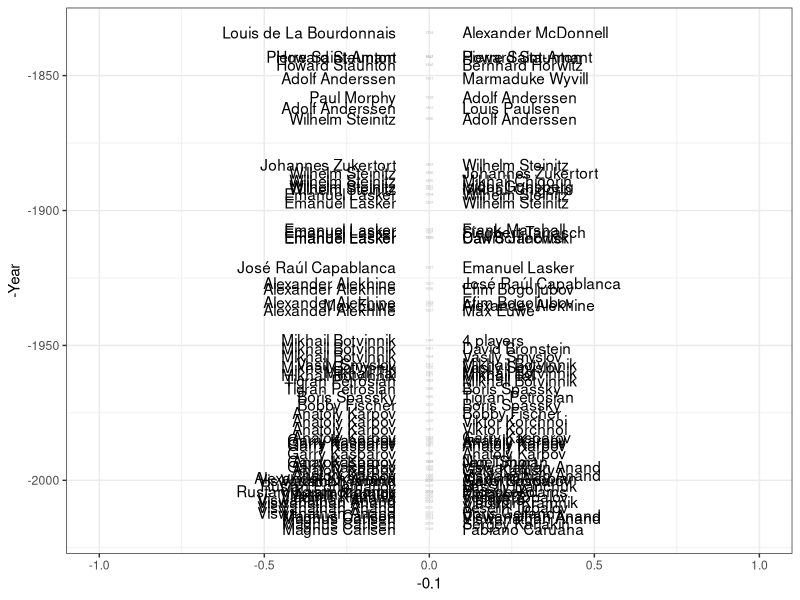
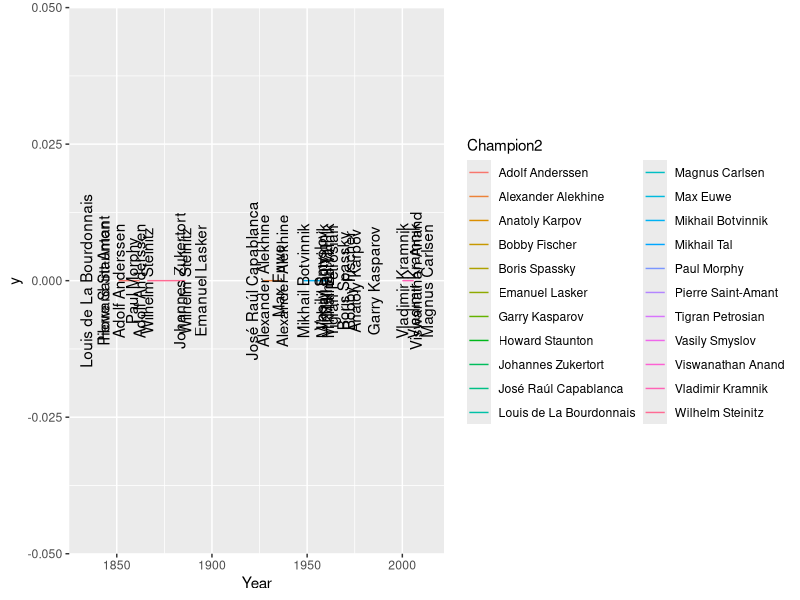

R code for these plots, in order:
# Data import ----
a <- readLines("Chess WC/Data/wc_matches.csv", encoding = "UTF-8")

dat_matches <- c(a[1], a[substr(a, 1, 1) %in% c(1:2)])
dat_matches <- read.csv(text = dat_matches, sep = ";", stringsAsFactors = F)

names(dat_matches) <- c("Year", "Host country", "Host city", "Champion", 
                        "Runner-up", "Won", "Lost", "Draw", "Format", "Comment 1", "Comments 2")

dat_matches$`Status` <- rep(c("Unofficial", "Official WCC", "Official FIDE WCC", "Classical WCC", "FIDE WCC", "WCC"),
                            c(9, 16, 19, 4, 8, 9))

dat_matches$Champion[40] <- "Anatoly Karpov"
dat_matches$`Runner-up`[40] <- "Garry Kasparov"

dat_matches$Champion2 <- ifelse(grepl("(", dat_matches$Champion, fixed = T), 
                                substr(dat_matches$Champion, 1, vapply(dat_matches$Champion, nchar, 1) - 4),
                                dat_matches$Champion)
#View(dat_matches)

# List of matches ----
library(ggplot2)
ggplot(dat_matches, aes(y = -Year)) + 
  #geom_point() +
  geom_text(aes(-0.1, label = Champion2), hjust = 1) +
  geom_text(aes(0.1, label = `Runner-up`), hjust = 0) +
  geom_text(aes(0, label = Year), size = 1, col = "grey") +
  theme_bw() +
  xlim(-1,1)

# Timeline of champion
dat_matches$Champion2NA <- dat_matches$Champion2
for(i in 2:dim(dat_matches)[1]){
  if (dat_matches$Champion2[i] == dat_matches$Champion2[i-1]) {dat_matches$Champion2NA[i] <- NA}
}

library(dplyr)
dat_matches %>% 
  filter(!is.na(Champion2NA), Status != "FIDE WCC") %>%  
  ggplot(aes(Year, 0)) +
    geom_line(aes(col = Champion2)) +
    geom_text(aes(label = Champion2NA), angle = 90) 
  
